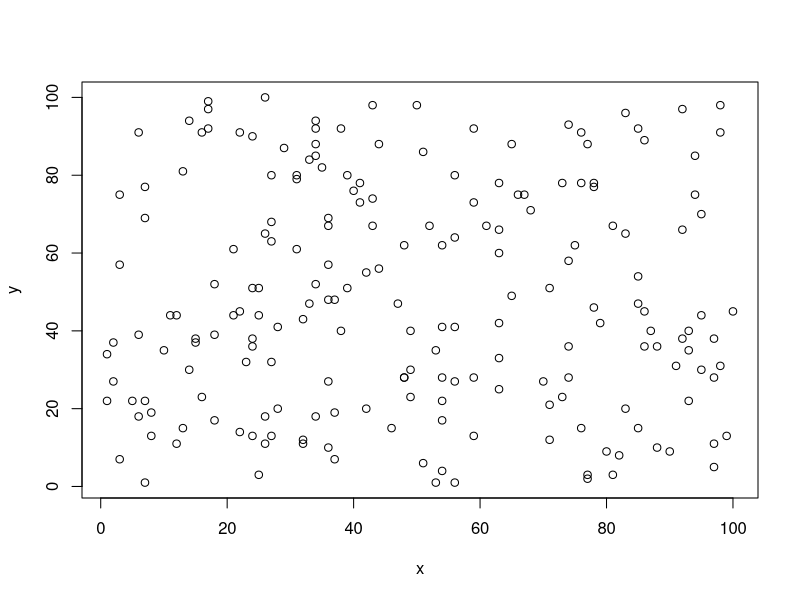
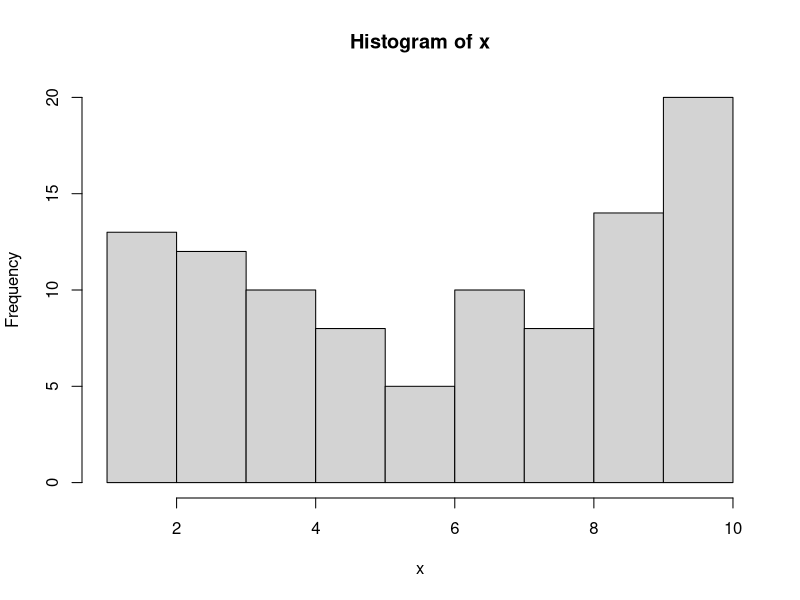
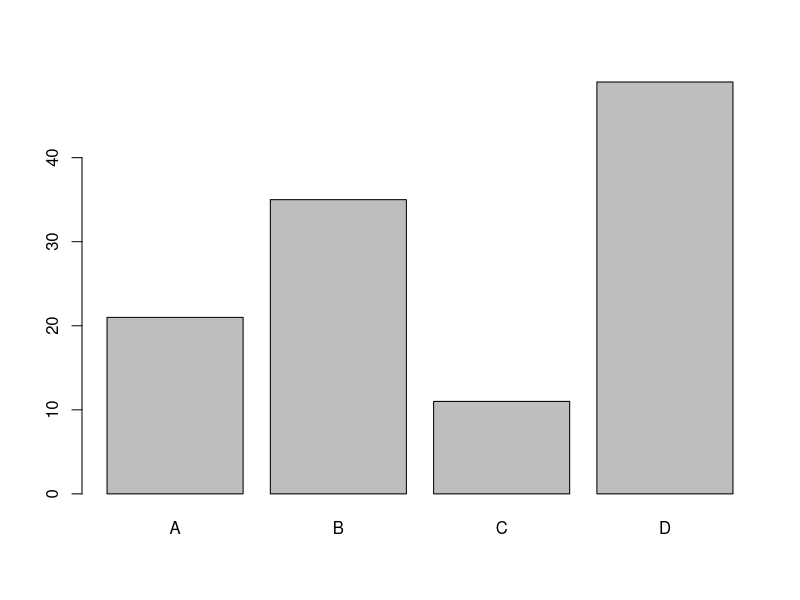
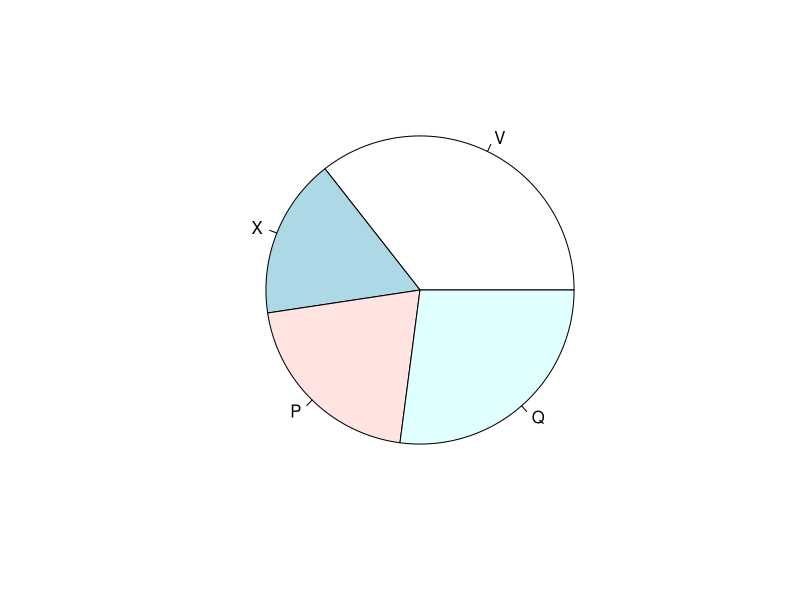
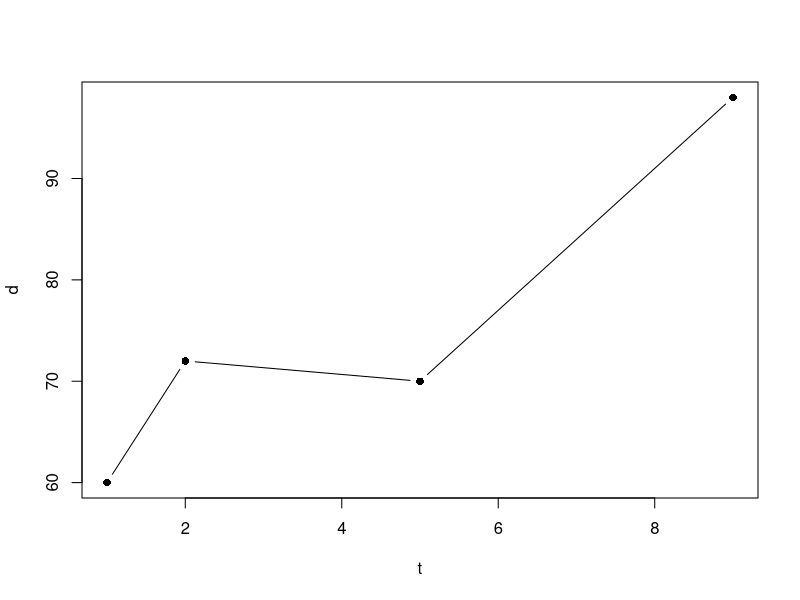
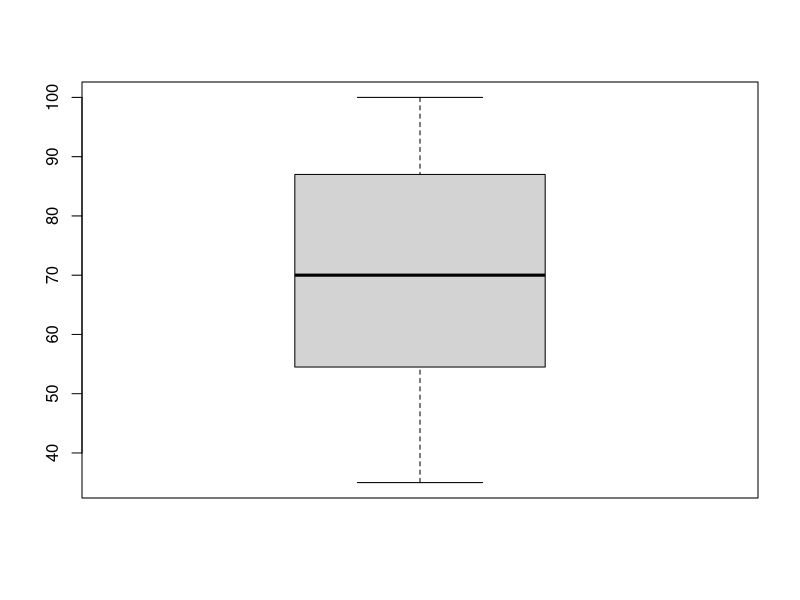

Write the R code that produced these figures, in order.
## ---- chunk 1
# library(DiagrammeR)

knitr::opts_chunk$set(eval = TRUE)
knitr::opts_chunk$set(echo = TRUE)
knitr::opts_chunk$set(results = "hide")
## ---- chunk 2
# 足し算
1 + 2
# 引き算
5 - 1
# 掛け算
2 * 5
# 割り算
9 / 3
## ---- chunk 3
# 整数商
12 %/% 5
# 剰余
12 %% 5
## ---- chunk 4
# 累乗
2^5
# 平方根
sqrt(625)
# 指数
exp(2.5)
# 対数
log(10)
## ---- chunk 5
# 階乗
factorial(5)
# 組み合わせ
choose(5,3)
## ---- chunk 6
# 等号
3 == 2
# 等号否定
3 != 2
# 不等号
3 > 3
3 >= 3
3 < 3
3 <= 3
## ---- chunk 7
a <- 5  # aに5という数値を格納する
a
## ---- chunk 8
a <- 5
a
a <- 10 # aに10と言う数値を格納すると、5は失われて10が上書きされる
a
## ---- chunk 9
sqrt(25)

a <- 25
sqrt(a)
  # 同じ結果が帰ってくる
## ---- chunk 10
typeof(5)
typeof(TRUE)    

# 文字列を作るには""か''でくくる
typeof("X")
# 数字も""でくくると文字列になる
typeof("1")
## ---- chunk 11
v <- c(1,2,3)
v
## ---- chunk 12
v[1] # 1番目の要素を返す
## ---- chunk 13
v[1] <- 5 # 1番目の要素を5に置き換える
v
## ---- chunk 14
v[4] <- 4　# 4番目の要素として4を付け加える
v
## ---- chunk 15
v[6] <- 6　# 5番目の要素がないので、5番目はNAとなる
v
## ---- chunk 16
m <- matrix(c(1,2,3,4),nrow=2,byrow=TRUE)
m
## ---- chunk 17
# 1行目へのアクセス
m[1,]
# 2列目へのアクセス
m[,2]
# 2行2列目へのアクセス
m[2,2]
## ---- chunk 18
# 行を付け加える
m1 <- rbind(m,c(5,6))
m1
# 列を付け加える
m2 <- cbind(m,c(5,6))
m2
## ---- chunk 19
id <- c("A","B","C","D")
x <- c(1:4)
y <- c(11:14)
df <- data.frame(ID=id,x=x,y=y)
df
## ---- chunk 20
df$x
## ---- chunk 21
df[1,]
## ---- chunk 22
z <- c(21:24)
df <- transform(df,z=z)
df
## ---- chunk 23
sample(1:10,5)
## ---- chunk 24
sample(1:10,20,replace=TRUE)
## ---- chunk 25
cha <- c("A","B","C","D","E")
sample(cha,2)
## ---- chunk 26
seq(1,10)
## ---- chunk 27
1:10
## ---- chunk 28
seq(1,10,by=0.5)
## ---- chunk 29
seq(1,10,length=19)
## ---- chunk 30
rep(0,10)
replicate(10,0)
## ---- chunk 31
rep("M",5)
replicate(5,"M")
## ---- chunk 32
rep(1:3,3)
replicate(3,1:3)
## ---- chunk 33
rep(sample(1:10,1),5)
replicate(5,sample(1:10,1))
## ---- chunk 34
# 数値を入れると1加える関数
f <- function(x){x+1}
f(1)
## ---- chunk 35
x <- sample(1:100,200,replace=TRUE)
y <- sample(1:100,200,replace=TRUE)
plot(x,y)
## ---- chunk 36
x <- sample(1:10,100,replace=TRUE)
hist(x)
## ---- chunk 37
g <- c(21,35,11,49)
names(g) <- c("A","B","C","D")
barplot(g)
## ---- chunk 38
p <- c(34.3,16.2,19.8,26.1)
names(p) <- c("V","X","P","Q")
pie(p)
## ---- chunk 39
d <- c(60,72,70,98)
t <- c(1,2,5,9)
plot(t,d,type='b',pch=16)
## ---- chunk 40
s <- sample(35:100,300,replace=TRUE)
boxplot(s)
